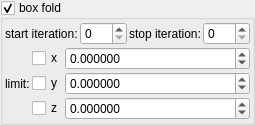
       <widget class="MyGroupBox" name="groupCheck_transf_function_enabledF_false">
        <property name="font">
         <font>
          <weight>50</weight>
          <bold>false</bold>
         </font>
        </property>
        <property name="toolTip">
         <string/>
        </property>
        <property name="title">
         <string>box fold&amp;</string>
        </property>
        <property name="checkable">
         <bool>true</bool>
        </property>
        <layout class="QVBoxLayout" name="verticalLayout_33" stretch="0,0">
         <property name="spacing">
          <number>2</number>
         </property>
         <property name="leftMargin">
          <number>2</number>
         </property>
         <property name="topMargin">
          <number>2</number>
         </property>
         <property name="rightMargin">
          <number>2</number>
         </property>
         <property name="bottomMargin">
          <number>2</number>
         </property>
         <item>
          <layout class="QHBoxLayout" name="horizontalLayout_24" stretch="0,1,0,1">
           <item>
            <widget class="QLabel" name="label_119">
             <property name="text">
              <string>start iteration:</string>
             </property>
            </widget>
           </item>
           <item>
            <widget class="MySpinBox" name="spinboxInt_transf_start_iterations_F">
             <property name="sizePolicy">
              <sizepolicy hsizetype="Minimum" vsizetype="Maximum">
               <horstretch>0</horstretch>
               <verstretch>0</verstretch>
              </sizepolicy>
             </property>
             <property name="minimum">
              <number>0</number>
             </property>
             <property name="maximum">
              <number>999</number>
             </property>
             <property name="value">
              <number>0</number>
             </property>
            </widget>
           </item>
           <item>
            <widget class="QLabel" name="label_89">
             <property name="text">
              <string>stop iteration:</string>
             </property>
            </widget>
           </item>
           <item>
            <widget class="MySpinBox" name="spinboxInt_transf_stop_iterations_F">
             <property name="sizePolicy">
              <sizepolicy hsizetype="Preferred" vsizetype="Maximum">
               <horstretch>0</horstretch>
               <verstretch>0</verstretch>
              </sizepolicy>
             </property>
             <property name="maximum">
              <number>999</number>
             </property>
            </widget>
           </item>
          </layout>
         </item>
         <item>
          <layout class="QGridLayout" name="gridLayout_6" columnstretch="0,0,1">
           <property name="spacing">
            <number>2</number>
           </property>
           <item row="0" column="2">
            <widget class="MyDoubleSpinBox" name="spinbox3_transf_addition_constant_0777_x">
             <property name="sizePolicy">
              <sizepolicy hsizetype="Minimum" vsizetype="Maximum">
               <horstretch>0</horstretch>
               <verstretch>0</verstretch>
              </sizepolicy>
             </property>
             <property name="font">
              <font>
               <weight>50</weight>
               <bold>false</bold>
              </font>
             </property>
             <property name="prefix">
              <string/>
             </property>
             <property name="suffix">
              <string/>
             </property>
             <property name="decimals">
              <number>6</number>
             </property>
             <property name="minimum">
              <double>-99.989999999999995</double>
             </property>
             <property name="maximum">
              <double>99.989999999999995</double>
             </property>
             <property name="singleStep">
              <double>0.100000000000000</double>
             </property>
            </widget>
           </item>
           <item row="1" column="2">
            <widget class="MyDoubleSpinBox" name="spinbox3_transf_addition_constant_0777_y">
             <property name="sizePolicy">
              <sizepolicy hsizetype="Minimum" vsizetype="Maximum">
               <horstretch>0</horstretch>
               <verstretch>0</verstretch>
              </sizepolicy>
             </property>
             <property name="font">
              <font>
               <weight>50</weight>
               <bold>false</bold>
              </font>
             </property>
             <property name="prefix">
              <string/>
             </property>
             <property name="suffix">
              <string/>
             </property>
             <property name="decimals">
              <number>6</number>
             </property>
             <property name="minimum">
              <double>-99.989999999999995</double>
             </property>
             <property name="maximum">
              <double>99.989999999999995</double>
             </property>
             <property name="singleStep">
              <double>0.100000000000000</double>
             </property>
            </widget>
           </item>
           <item row="2" column="2">
            <widget class="MyDoubleSpinBox" name="spinbox3_transf_addition_constant_0777_z">
             <property name="sizePolicy">
              <sizepolicy hsizetype="Minimum" vsizetype="Maximum">
               <horstretch>0</horstretch>
               <verstretch>0</verstretch>
              </sizepolicy>
             </property>
             <property name="font">
              <font>
               <weight>50</weight>
               <bold>false</bold>
              </font>
             </property>
             <property name="prefix">
              <string/>
             </property>
             <property name="suffix">
              <string/>
             </property>
             <property name="decimals">
              <number>6</number>
             </property>
             <property name="minimum">
              <double>-99.989999999999995</double>
             </property>
             <property name="maximum">
              <double>99.989999999999995</double>
             </property>
             <property name="singleStep">
              <double>0.100000000000000</double>
             </property>
            </widget>
           </item>
           <item row="0" column="1">
            <widget class="MyCheckBox" name="checkBox_transf_function_enabledCx_false">
             <property name="text">
              <string notr="true">x</string>
             </property>
            </widget>
           </item>
           <item row="1" column="1">
            <widget class="MyCheckBox" name="checkBox_transf_function_enabledCy_false">
             <property name="text">
              <string notr="true">y</string>
             </property>
            </widget>
           </item>
           <item row="2" column="1">
            <widget class="MyCheckBox" name="checkBox_transf_function_enabledCz_false">
             <property name="text">
              <string notr="true">z</string>
             </property>
            </widget>
           </item>
           <item row="1" column="0">
            <widget class="QLabel" name="label_274">
             <property name="font">
              <font>
               <weight>50</weight>
               <bold>false</bold>
              </font>
             </property>
             <property name="text">
              <string>limit:</string>
             </property>
            </widget>
           </item>
          </layout>
         </item>
        </layout>
       </widget>
